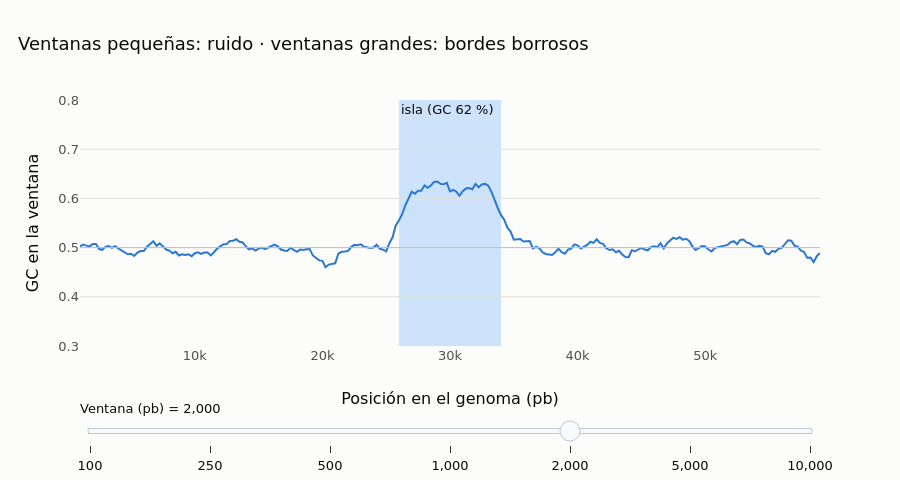

Source (notebook cell):
### Markdown cell above
> ▶️ Use los controles bajo la figura para reproducir, pausar o avanzar cuadro a cuadro.
> Observe que **fuera** de la isla la curva oscila alrededor de 0.50 con una amplitud de
> $\approx 2 \times \sqrt{0.25/2000} \approx 0.022$ — exactamente lo que predijo el modelo binomial.
> Y la curva **no** salta de golpe en el borde de la isla: sube en una **rampa del ancho de la ventana** (2 kb),
> porque durante ese tramo la lupa contiene una parte de isla y una parte de genoma normal.

### 🖱️ Explore el tamaño de la ventana

El tamaño de ventana es un compromiso: ventanas pequeñas ven detalles pero son ruidosas; ventanas grandes son suaves
pero borran los bordes. Use el control deslizante para verlo usted mismo.

### Code cell
windows = [100, 250, 500, 1000, 2000, 5000, 10000]
fig = go.Figure()
for i, w in enumerate(windows):
    c, g = sliding_gc(genome, window=w, step=max(w // 8, 25))
    fig.add_scatter(x=c, y=g, mode="lines", line=dict(color=ec.BLUE, width=2), visible=(i == 4),
                    name=f"{w} pb", hovertemplate="posición %{x:,} pb<br>GC = %{y:.3f}<extra></extra>")
steps = [dict(method="update", label=f"{w:,}", args=[{"visible": [j == i for j in range(len(windows))]}])
         for i, w in enumerate(windows)]
fig.add_vrect(x0=island[0], x1=island[1], fillcolor=ec.SEQ_BLUE[0], line_width=0, layer="below",
              annotation_text="isla (GC 62 %)", annotation_position="top left")
fig.add_hline(y=0.5, line_color=ec.BASELINE, line_width=1)
fig.update_layout(sliders=[dict(active=4, steps=steps, currentvalue=dict(prefix="Ventana (pb) = "), pad=dict(t=50))],
                  title="Ventanas pequeñas: ruido · ventanas grandes: bordes borrosos",
                  xaxis_title="Posición en el genoma (pb)", yaxis_title="GC en la ventana",
                  yaxis_range=[0.3, 0.8], height=480, showlegend=False)
fig.show()

### Figure 1 — Plotly figure (JSON) as saved in the notebook; plotly's stock layout.template omitted (floating-point values rounded to 4 significant figures; data arrays with more than 128 entries replaced by an {"elided": "..."} marker saying what was removed)
{"data": [{"hovertemplate": "posición %{x:,} pb<br>GC = %{y:.3f}<extra></extra>", "line": {"color": "#2a78d6", "width": 2}, "mode": "lines", "name": "100 pb", "type": "scatter", "visible": false, "x": {"elided": "2397 int values"}, "y": {"elided": "2397 float values"}}, {"hovertemplate": "posición %{x:,} pb<br>GC = %{y:.3f}<extra></extra>", "line": {"color": "#2a78d6", "width": 2}, "mode": "lines", "name": "250 pb", "type": "scatter", "visible": false, "x": {"elided": "1928 int values"}, "y": {"elided": "1928 float values"}}, {"hovertemplate": "posición %{x:,} pb<br>GC = %{y:.3f}<extra></extra>", "line": {"color": "#2a78d6", "width": 2}, "mode": "lines", "name": "500 pb", "type": "scatter", "visible": false, "x": {"elided": "960 int values"}, "y": {"elided": "960 float values"}}, {"hovertemplate": "posición %{x:,} pb<br>GC = %{y:.3f}<extra></extra>", "line": {"color": "#2a78d6", "width": 2}, "mode": "lines", "name": "1000 pb", "type": "scatter", "visible": false, "x": {"elided": "473 int values"}, "y": {"elided": "473 float values"}}, {"hovertemplate": "posición %{x:,} pb<br>GC = %{y:.3f}<extra></extra>", "line": {"color": "#2a78d6", "width": 2}, "mode": "lines", "name": "2000 pb", "type": "scatter", "visible": true, "x": {"elided": "233 int values"}, "y": {"elided": "233 float values"}}, {"hovertemplate": "posición %{x:,} pb<br>GC = %{y:.3f}<extra></extra>", "line": {"color": "#2a78d6", "width": 2}, "mode": "lines", "name": "5000 pb", "type": "scatter", "visible": false, "x": [2500, 3125, 3750, 4375, 5000, 5625, 6250, 6875, 7500, 8125, 8750, 9375, 10000, 10625, 11250, 11875, 12500, 13125, 13750, 14375, 15000, 15625, 16250, 16875, 17500, 18125, 18750, 19375, 20000, 20625, 21250, 21875, 22500, 23125, 23750, 24375, 25000, 25625, 26250, 26875, 27500, 28125, 28750, 29375, 30000, 30625, 31250, 31875, 32500, 33125, 33750, 34375, 35000, 35625, 36250, 36875, 37500, 38125, 38750, 39375, 40000, 40625, 41250, 41875, 42500, 43125, 43750, 44375, 45000, 45625, 46250, 46875, 47500, 48125, 48750, 49375, 50000, 50625, 51250, 51875, 52500, 53125, 53750, 54375, 55000, 55625, 56250, 56875, 57500], "y": [0.5004, 0.497, 0.4984, 0.4972, 0.4982, 0.4974, 0.4962, 0.4926, 0.4922, 0.4954, 0.4946, 0.491, 0.4894, 0.4914, 0.4986, 0.499, 0.5, 0.5006, 0.5032, 0.5048, 0.5054, 0.4988, 0.4962, 0.4988, 0.4972, 0.4888, 0.483, 0.482, 0.4862, 0.4874, 0.4872, 0.488, 0.4876, 0.4964, 0.5072, 0.5238, 0.5336, 0.5472, 0.563, 0.579, 0.5984, 0.6134, 0.6184, 0.6168, 0.621, 0.624, 0.6228, 0.6142, 0.5984, 0.5876, 0.5774, 0.563, 0.5418, 0.5288, 0.5084, 0.5014, 0.4988, 0.4958, 0.495, 0.4976, 0.504, 0.4988, 0.5022, 0.5012, 0.4972, 0.4984, 0.4992, 0.4934, 0.4944, 0.5022, 0.504, 0.5036, 0.508, 0.5066, 0.5032, 0.5082, 0.5068, 0.5046, 0.5052, 0.504, 0.5074, 0.5024, 0.5034, 0.505, 0.5068, 0.4986, 0.495, 0.4934, 0.4914]}, {"hovertemplate": "posición %{x:,} pb<br>GC = %{y:.3f}<extra></extra>", "line": {"color": "#2a78d6", "width": 2}, "mode": "lines", "name": "10000 pb", "type": "scatter", "visible": false, "x": [5000, 6250, 7500, 8750, 10000, 11250, 12500, 13750, 15000, 16250, 17500, 18750, 20000, 21250, 22500, 23750, 25000, 26250, 27500, 28750, 30000, 31250, 32500, 33750, 35000, 36250, 37500, 38750, 40000, 41250, 42500, 43750, 45000, 46250, 47500, 48750, 50000, 51250, 52500, 53750, 55000], "y": [0.4963, 0.4965, 0.4938, 0.4974, 0.4961, 0.4989, 0.4974, 0.4974, 0.4986, 0.4931, 0.4958, 0.4917, 0.4924, 0.4951, 0.5099, 0.5251, 0.543, 0.5628, 0.5773, 0.5929, 0.5984, 0.5979, 0.5814, 0.5656, 0.5486, 0.5362, 0.5229, 0.5053, 0.498, 0.4971, 0.4992, 0.5031, 0.5026, 0.5012, 0.5006, 0.5046, 0.5077, 0.5033, 0.5068, 0.5001, 0.4994]}], "layout": {"annotations": [{"showarrow": false, "text": "isla (GC 62 %)", "x": 26000, "xanchor": "left", "xref": "x", "y": 1, "yanchor": "top", "yref": "y domain"}], "height": 480, "shapes": [{"fillcolor": "#cde2fb", "layer": "below", "line": {"width": 0}, "type": "rect", "x0": 26000, "x1": 34000, "xref": "x", "y0": 0, "y1": 1, "yref": "y domain"}, {"line": {"color": "#c3c2b7", "width": 1}, "type": "line", "x0": 0, "x1": 1, "xref": "x domain", "y0": 0.5, "y1": 0.5, "yref": "y"}], "showlegend": false, "sliders": [{"active": 4, "currentvalue": {"prefix": "Ventana (pb) = "}, "pad": {"t": 50}, "steps": [{"args": [{"visible": [true, false, false, false, false, false, false]}], "label": "100", "method": "update"}, {"args": [{"visible": [false, true, false, false, false, false, false]}], "label": "250", "method": "update"}, {"args": [{"visible": [false, false, true, false, false, false, false]}], "label": "500", "method": "update"}, {"args": [{"visible": [false, false, false, true, false, false, false]}], "label": "1,000", "method": "update"}, {"args": [{"visible": [false, false, false, false, true, false, false]}], "label": "2,000", "method": "update"}, {"args": [{"visible": [false, false, false, false, false, true, false]}], "label": "5,000", "method": "update"}, {"args": [{"visible": [false, false, false, false, false, false, true]}], "label": "10,000", "method": "update"}]}], "title": {"text": "Ventanas pequeñas: ruido · ventanas grandes: bordes borrosos"}, "xaxis": {"title": {"text": "Posición en el genoma (pb)"}}, "yaxis": {"range": [0.3, 0.8], "title": {"text": "GC en la ventana"}}}}
